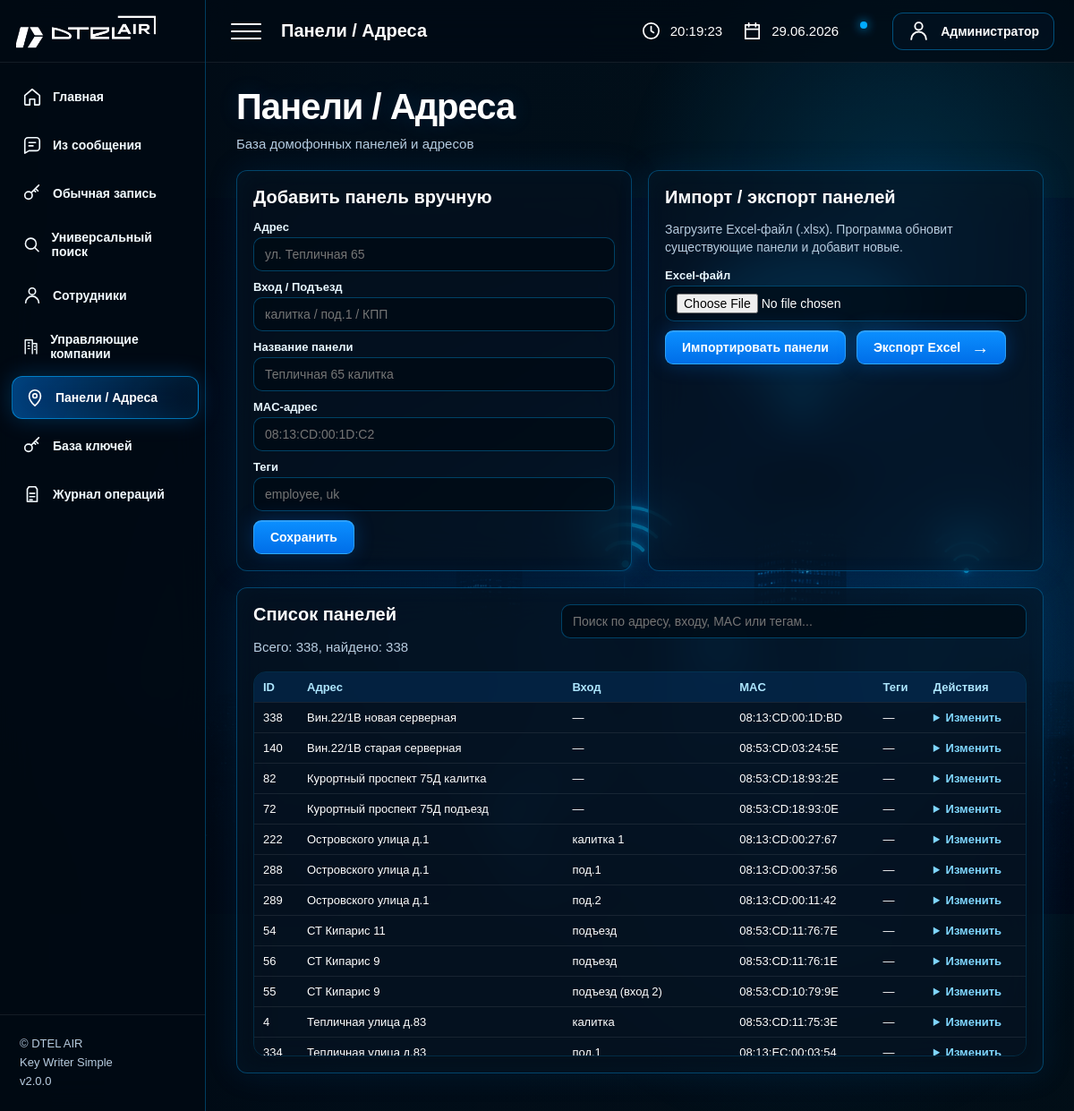
Page /panels on the earlier database version.
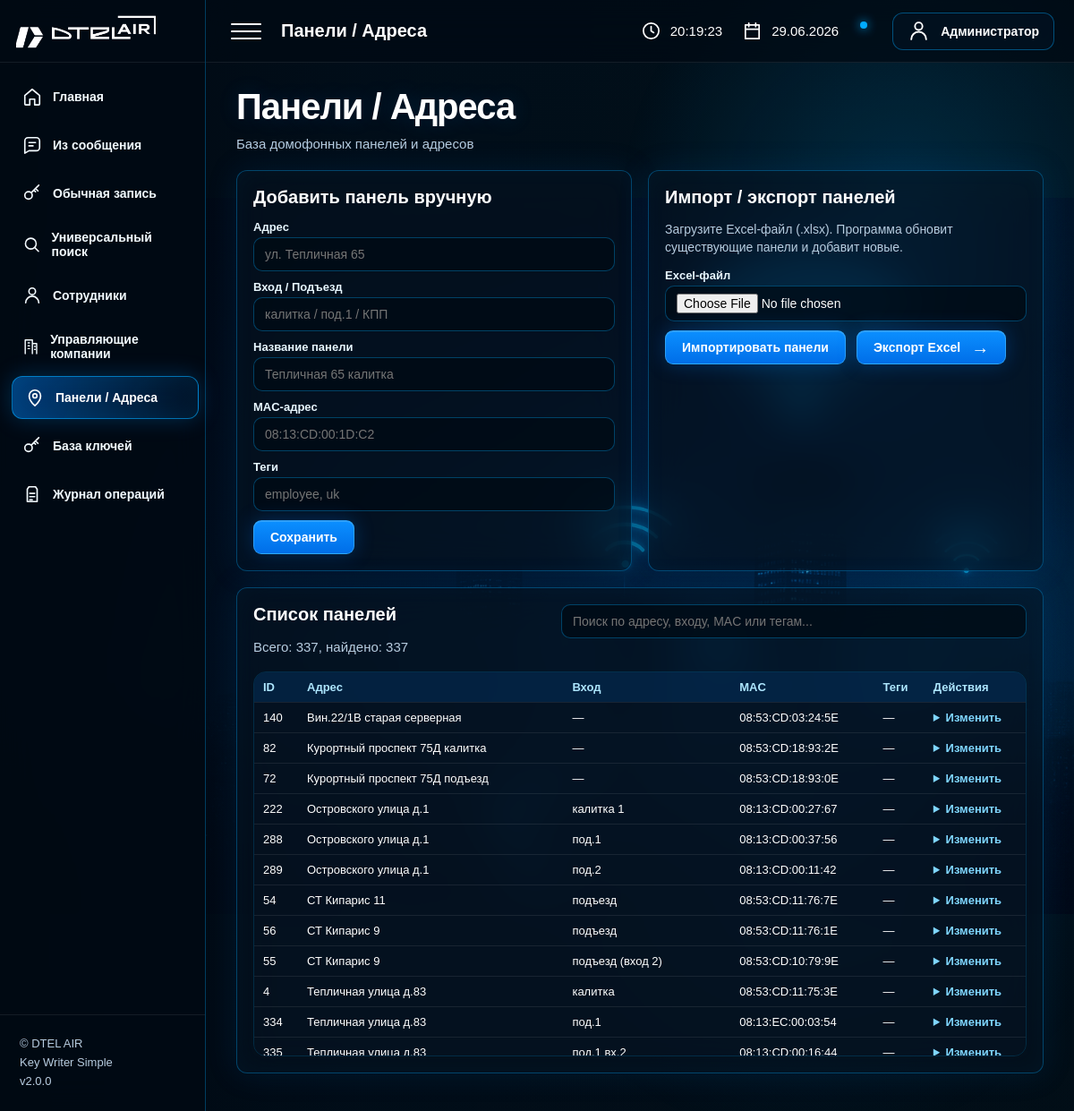
Same page on the later database version.
### tables this page shows
CREATE TABLE panels (
            id INTEGER PRIMARY KEY AUTOINCREMENT,
            address TEXT NOT NULL,
            entrance TEXT DEFAULT '',
            name TEXT NOT NULL,
            mac TEXT UNIQUE NOT NULL,
            tags TEXT DEFAULT '',
            enabled INTEGER DEFAULT 1,
            created_at TEXT DEFAULT CURRENT_TIMESTAMP
        );

### app/main.py (the view)
@app.get('/panels', response_class=HTMLResponse)
def panels_page(request: Request):
    panels = get_panels()
    return templates.TemplateResponse('panels.html', {'request': request, 'panels': panels})

### app/templates/panels.html (shortened to what this page needs)
{% extends 'base.html' %}
{% block page_name %}Панели / Адреса{% endblock %}
{% block content %}
<div class="hero-title">
    <h1>Панели / Адреса</h1>
    <p class="subtitle">База домофонных панелей и адресов</p>
</div>
<div class="panels-top-grid">
    <div class="panel">
        <h2>Добавить панель вручную</h2>
        <form method="post" action="/panels/add">
            <label>Адрес</label>
            <input name="address" placeholder="ул. Тепличная 65" required>
            <label>Вход / Подъезд</label>
            <input name="entrance" placeholder="калитка / под.1 / КПП">
            <label>Название панели</label>
            <input name="name" placeholder="Тепличная 65 калитка" required>
            <label>MAC-адрес</label>
            <input name="mac" placeholder="08:13:CD:00:1D:C2" required>
            <label>Теги</label>
            <input name="tags" placeholder="employee, uk">
            <button type="submit">Сохранить</button>
        </form>
    </div>
    <div class="panel">
        <h2>Импорт / экспорт панелей</h2>
        <p class="panels-help">
            Загрузите Excel-файл (.xlsx). Программа обновит существующие панели и добавит новые.
        </p>
        <form method="post" action="/panels/import" enctype="multipart/form-data">
            <label>Excel-файл</label>
            <input type="file" name="file" accept=".xlsx,.xls,.xlsm" required>
            <div class="import-export-actions">
                <button type="submit">Импортировать панели</button>
                <a href="/panels/export" class="btn">
                    Экспорт Excel
                </a>
            </div>
        </form>
    </div>
</div>
<div class="panel panels-list-panel">
    <div class="panel-list-head">
        <div>
            <h2>Список панелей</h2>
            <p class="subtitle">
                Всего: <span id="panelsTotal">{{ panels|length }}</span>,
                найдено: <span id="panelsFound">{{ panels|length }}</span>
            </p>
        </div>
        <div class="panel-search">
            <input
                type="text"
                id="panelSearch"
                placeholder="Поиск по адресу, входу, MAC или тегам..."
                autocomplete="off"
            >
        </div>
    </div>
    <div class="table-scroll">
        <table id="panelsTable">
            <thead>
            <tr>
                <th>ID</th>
                <th>Адрес</th>
                <th>Вход</th>
                <th>MAC</th>
                <th>Теги</th>
                <th>Действия</th>
            </tr>
            </thead>
            <tbody>
            {% for p in panels %}
            <tr>
                <td>{{ p.id }}</td>
                <td>{{ p.address }}</td>
                <td>{{ p.entrance or '—' }}</td>
                <td>{{ p.mac }}</td>
                <td>{{ p.tags or '—' }}</td>
                <td>
                    <details class="row-actions">
                        <summary>Изменить</summary>
                    </details>
                </td>
            </tr>
            {% endfor %}
            </tbody>
        </table>
    </div>
</div>
{% endblock %}

### app/templates/base.html (shortened to what this page needs)
<!DOCTYPE html>
<html lang="ru">
<head>
  <link rel="stylesheet" href="/static/css/style.css">
</head>
<body>
<div class="app-shell">
  <aside class="sidebar">
    <div class="brand"><img src="/static/img/logo.png" alt="DTEL AIR"></div>
    <nav class="sidebar-nav">
      <a class="nav-item" href="/"><svg viewBox="0 0 24 24"><path d="M3 10.5 12 3l9 7.5V21a1 1 0 0 1-1 1h-5v-7H9v7H4a1 1 0 0 1-1-1z"/></svg><span>Главная</span></a>
      <a class="nav-item" href="/message"><svg viewBox="0 0 24 24"><path d="M21 15a4 4 0 0 1-4 4H8l-5 3V7a4 4 0 0 1 4-4h10a4 4 0 0 1 4 4z"/><path d="M8 9h8M8 13h5"/></svg><span>Из сообщения</span></a>
      <a class="nav-item" href="/write/manual">
    <svg viewBox="0 0 24 24"><circle cx="7.5" cy="14.5" r="4.5"/><path d="m11 11 9-9M16 6l3 3M14 8l2 2"/></svg>
    <span>Обычная запись</span>
</a>
<a class="nav-item" href="/search">
    <svg viewBox="0 0 24 24"><circle cx="11" cy="11" r="7"/><path d="m16.5 16.5 4.5 4.5"/></svg>
    <span>Универсальный поиск</span>
</a>
      <a class="nav-item" href="/employees"><svg viewBox="0 0 24 24"><path d="M20 21a8 8 0 0 0-16 0"/><circle cx="12" cy="7" r="4"/></svg><span>Сотрудники</span></a>
      <a class="nav-item" href="/uk"><svg viewBox="0 0 24 24"><path d="M4 22V3h10v19M14 8h6v14"/><path d="M8 7h2M8 11h2M8 15h2M17 12h1M17 16h1"/></svg><span>Управляющие компании</span></a>
      <a class="nav-item" href="/panels"><svg viewBox="0 0 24 24"><path d="M12 22s7-6.2 7-12a7 7 0 0 0-14 0c0 5.8 7 12 7 12z"/><circle cx="12" cy="10" r="2.5"/></svg><span>Панели / Адреса</span></a>
      <a class="nav-item" href="/keys"><svg viewBox="0 0 24 24"><circle cx="7.5" cy="14.5" r="4.5"/><path d="m11 11 9-9M16 6l3 3M14 8l2 2"/></svg><span>База ключей</span></a>
      <a class="nav-item" href="/log"><svg viewBox="0 0 24 24"><path d="M8 3h8l2 3v15H6V6z"/><path d="M9 11h6M9 15h6M9 19h3"/></svg><span>Журнал операций</span></a>
    </nav>
    <div class="sidebar-footer"><div>© DTEL AIR</div><div>Key Writer Simple</div><div>v2.0.0</div></div>
  </aside>
  <main class="main">
    <header class="topbar">
      <div class="topbar-left"><div class="burger"><span></span><span></span><span></span></div><div class="top-title">{% block page_name %}Главная{% endblock %}</div></div>
      <div class="topbar-right">
        <div class="top-info"><svg viewBox="0 0 24 24"><circle cx="12" cy="12" r="9"/><path d="M12 7v5l3 2"/></svg><span id="live-time">--:--:--</span></div>
        <div class="top-info"><svg viewBox="0 0 24 24"><path d="M4 5h16v16H4zM8 3v4M16 3v4M4 10h16"/></svg><span id="live-date">--.--.----</span></div>
        <div class="notify"><svg viewBox="0 0 24 24"><path d="M18 8a6 6 0 0 0-12 0c0 7-3 7-3 7h18s-3 0-3-7"/><path d="M10 21h4"/></svg><i></i></div>
        <div class="user-pill"><svg viewBox="0 0 24 24"><path d="M20 21a8 8 0 0 0-16 0"/><circle cx="12" cy="7" r="4"/></svg><span>Администратор</span></div>
      </div>
    </header>
    <section class="content">{% block content %}{% endblock %}</section>
  </main>
</div>
</body>
</html>

### app/static/css/base.css (style rules this page uses)
* { box-sizing: border-box; }
:root { --sidebar-width: 230px; --panel: rgba(6, 20, 34, 0.58); --panel-strong: rgba(0, 10, 20, 0.72); --line: rgba(0, 170, 255, 0.32); --line-soft: rgba(0, 170, 255, 0.20); --soft: rgba(255, 255, 255, 0.08); --blue: #00aaff; --blue-2: #0b8fff; --muted: #b8cde0; --green: #2cff9a; --red: #ff4a5f; --yellow: #ffc400; }
html, body { margin: 0; min-height: 100%; font-family: Arial, Helvetica, sans-serif; color: #fff; background: linear-gradient(90deg, rgba(0,8,17,.90) 0%, rgba(0,12,25,.62) 34%, rgba(0,12,25,.25) 66%, rgba(0,12,25,.04) 100%), linear-gradient(180deg, rgba(0,8,17,.08), rgba(0,8,17,.35)), url("/static/img/hero.png") right center / contain fixed no-repeat; background-color: #02111a; }
body::before { content: ""; position: fixed; inset: 0; pointer-events: none; background: radial-gradient(circle at 84% 18%, rgba(0,170,255,.18), transparent 22%), radial-gradient(circle at 76% 74%, rgba(0,150,255,.12), transparent 28%), radial-gradient(circle at 95% 52%, rgba(0,190,255,.08), transparent 20%); z-index: 0; }
h1 { margin: 0 0 10px; font-size: 40px; line-height: 1.05; font-weight: 900; letter-spacing: -1px; text-shadow: 0 0 24px rgba(0,140,255,.16); }
h2 { margin: 0 0 14px; font-size: 18px; }
p { margin: 0; }
.subtitle { margin: 0; color: var(--muted); font-size: 15px; line-height: 1.45; }

### app/static/css/layout.css (style rules this page uses)
.app-shell { display: flex; min-height: 100vh; position: relative; z-index: 1; }
.main { flex: 1; min-width: 0; }
.sidebar { width: var(--sidebar-width); min-height: 100vh; display: flex; flex-direction: column; background: rgba(0,10,20,.84); border-right: 1px solid var(--line); backdrop-filter: blur(18px); }
.brand { height: 70px; display: flex; align-items: center; padding: 14px 18px; border-bottom: 1px solid var(--soft); }
.brand img { max-width: 165px; max-height: 50px; }
.sidebar-nav { padding: 14px 10px; display: flex; flex-direction: column; gap: 6px; }
.nav-item { min-height: 48px; display: flex; align-items: center; gap: 12px; padding: 10px 14px; color: #f3fbff; text-decoration: none; font-size: 14px; font-weight: 700; border: 1px solid transparent; border-radius: 12px; transition: .22s; }
.nav-item svg { width: 22px; height: 22px; fill: none; stroke: currentColor; stroke-width: 1.8; stroke-linecap: round; stroke-linejoin: round; }
.nav-item:hover, .nav-item.active { color: #fff; border-color: rgba(0,170,255,.62); background: linear-gradient(90deg, rgba(0,132,255,.44), rgba(0,78,150,.15)); box-shadow: inset 0 0 25px rgba(0,170,255,.08), 0 0 24px rgba(0,144,255,.26); transform: translateX(3px); }
.sidebar-footer { margin-top: auto; padding: 22px; color: var(--muted); font-size: 13px; line-height: 1.6; border-top: 1px solid var(--soft); }
.topbar { height: 70px; padding: 0 22px 0 28px; display: flex; align-items: center; justify-content: space-between; background: rgba(0,10,20,.72); border-bottom: 1px solid var(--soft); backdrop-filter: blur(16px); }
.topbar-left, .topbar-right { display: flex; align-items: center; gap: 22px; }
.burger { width: 34px; display: flex; flex-direction: column; gap: 6px; }
.burger span { height: 2px; width: 100%; background: #fff; border-radius: 10px; }
.top-title { font-size: 20px; font-weight: 800; }
.top-info { display: flex; align-items: center; gap: 10px; font-size: 15px; white-space: nowrap; }
.top-info svg, .notify svg, .user-pill svg { fill: none; stroke: currentColor; stroke-width: 1.8; stroke-linecap: round; stroke-linejoin: round; }
.top-info svg { width: 23px; height: 23px; }
.notify { position: relative; padding: 8px; }
.notify i { position: absolute; top: 6px; right: 6px; width: 8px; height: 8px; border-radius: 50%; background: var(--blue); box-shadow: 0 0 12px var(--blue); }
.user-pill { height: 42px; padding: 0 16px; display: flex; align-items: center; gap: 12px; background: rgba(2,18,34,.68); border: 1px solid rgba(0,170,255,.42); border-radius: 12px; font-size: 14px; font-weight: 700; }
.user-pill svg { width: 25px; height: 25px; }
.content { max-width: 1200px; padding: 28px 34px 42px; }
.hero-title { margin-bottom: 18px; }

### app/static/css/forms.css (style rules this page uses)
label { display: block; color: #e8f7ff; font-size: 13px; font-weight: 800; margin-bottom: 4px; }
input, textarea, select { width: 100%; min-height: 38px; margin-bottom: 10px; padding: 8px 12px; border-radius: 10px; outline: none; border: 1px solid rgba(0,170,255,.34); color: #fff; background: rgba(0,10,20,.72); font-size: 14px; transition: .18s; }

Differences in the rows shown:
no longer on this page (row edited): panels: id "338", address "Вин.22/1В новая серверная", entrance "—", mac "08:13:CD:00:1D:BD", tags "—"
now on this page (row unchanged): panels: id "335", address "Тепличная улица д.83", entrance "под.1 вх.2", mac "08:13:CD:00:16:44", tags "—"
Other differences:
{{ panels|length }}: "338" → "337"
